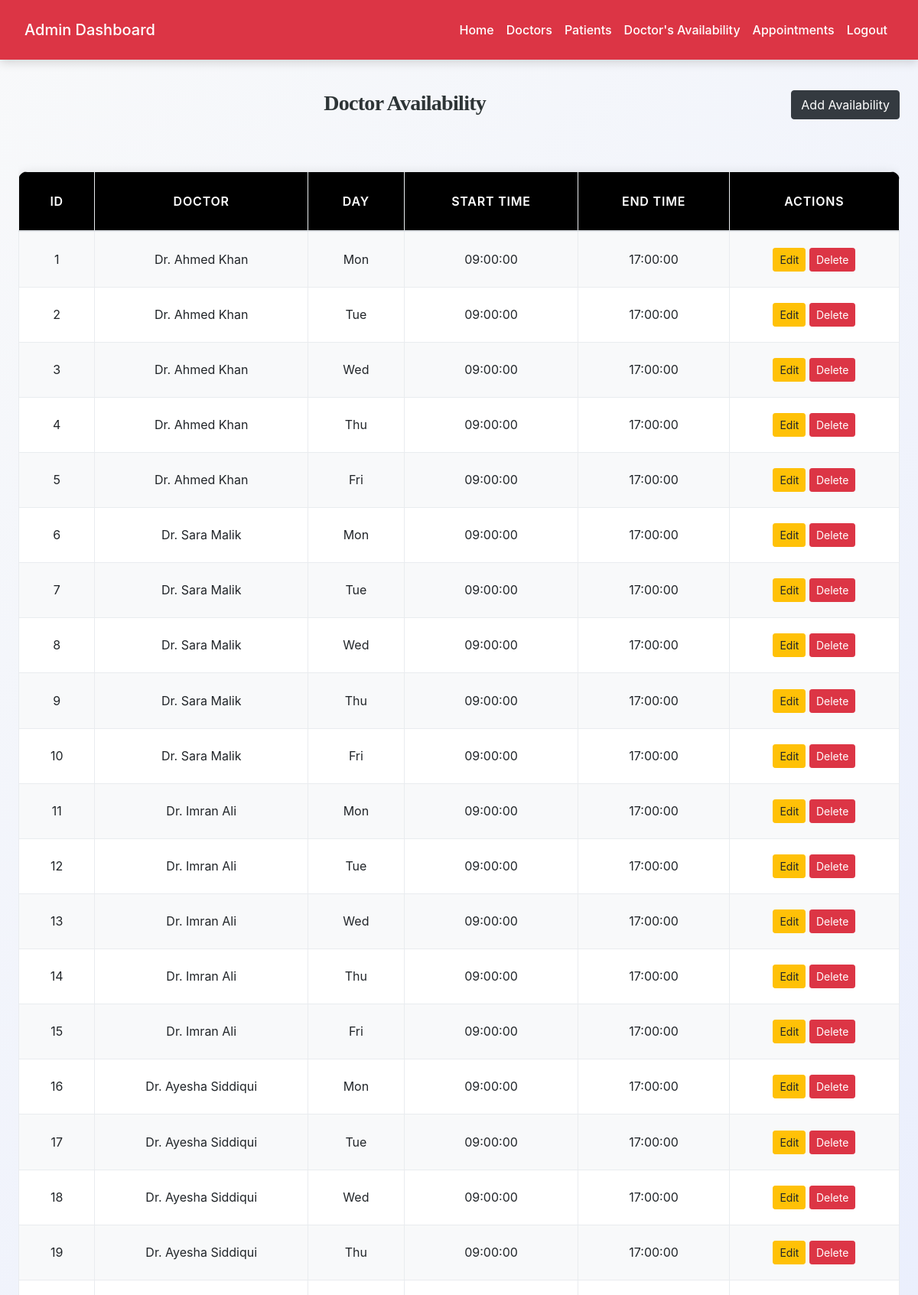
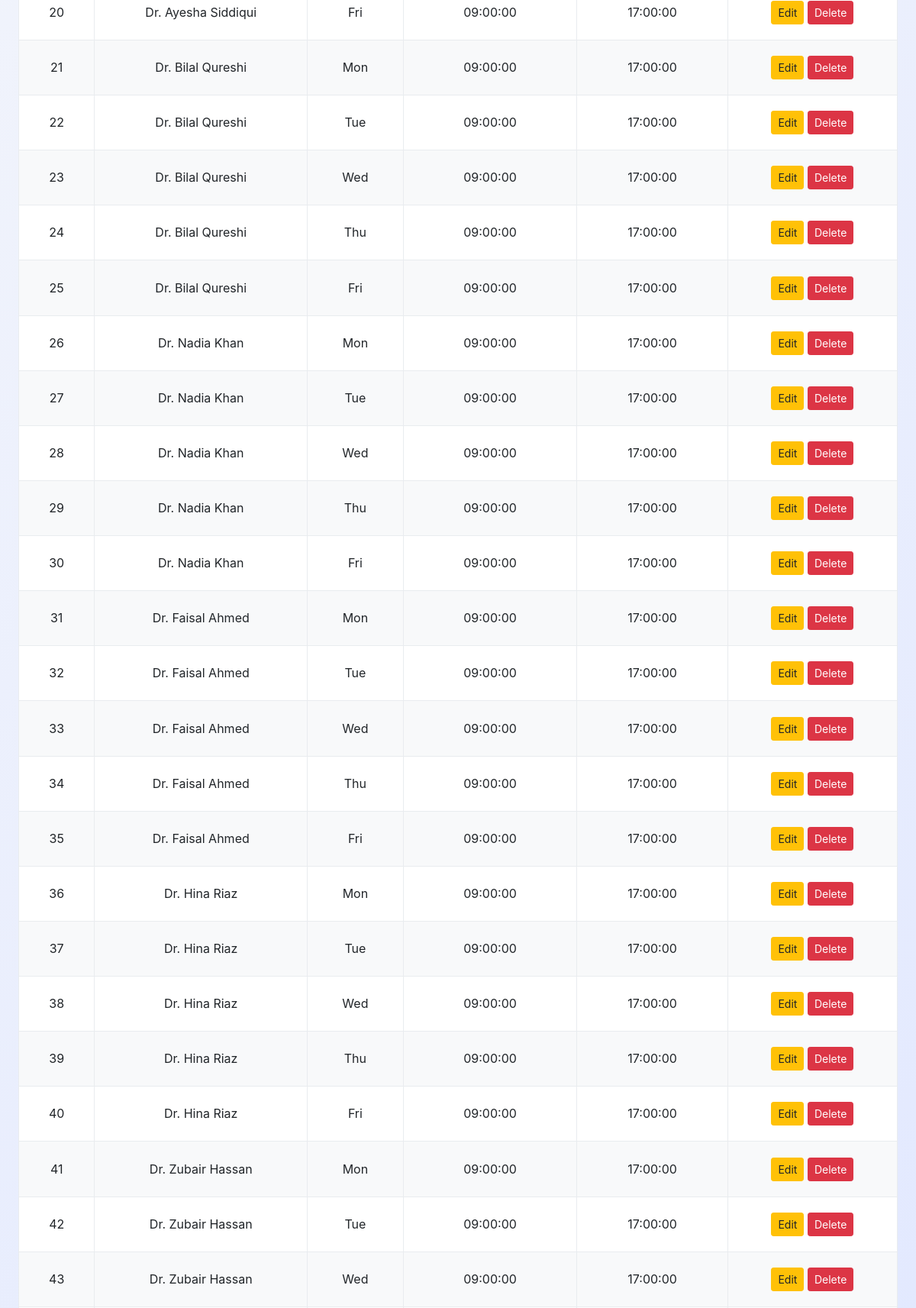
The page /admin/view_availability.php (signed in, upper part) on the database its author committed (2 pictures, top to bottom).
### tables this page shows
CREATE TABLE `doctor_availability` (
  `availability_id` int(11) NOT NULL,
  `doctor_id` int(11) NOT NULL,
  `day_of_week` enum('Mon','Tue','Wed','Thu','Fri','Sat','Sun') NOT NULL,
  `start_time` time NOT NULL,
  `end_time` time NOT NULL
);

CREATE TABLE `doctors` (
  `doctor_id` int(11) NOT NULL,
  `full_name` varchar(100) NOT NULL,
  `email` varchar(100) NOT NULL,
  `password` varchar(255) NOT NULL,
  `phone` varchar(20) DEFAULT NULL,
  `specialization` varchar(100) DEFAULT NULL,
  `qualification` varchar(100) DEFAULT NULL,
  `experience_years` int(11) DEFAULT NULL,
  `consultation_fee` decimal(10,2) DEFAULT NULL,
  `profile_image` varchar(255) DEFAULT NULL,
  `bio` text DEFAULT NULL,
  `status` enum('active','inactive','on_leave') DEFAULT 'active',
  `rating` decimal(2,1) DEFAULT 0.0,
  `location` varchar(255) DEFAULT NULL,
  `created_at` datetime DEFAULT current_timestamp(),
  `updated_at` datetime DEFAULT current_timestamp() ON UPDATE current_timestamp()
);

### admin/view_availability.php (the view, shortened to what this page needs)
<?php
include('config.php');
$query = "SELECT da.*, d.full_name FROM doctor_availability da
          JOIN doctors d ON da.doctor_id=d.doctor_id
          ORDER BY da.doctor_id, FIELD(day_of_week,'Mon','Tue','Wed','Thu','Fri','Sat','Sun')";
$res = $conn->query($query);
?>
<!DOCTYPE html>
<html>
<head>
    <link rel="stylesheet" href="https://stackpath.bootstrapcdn.com/bootstrap/4.5.2/css/bootstrap.min.css">
    <link rel="stylesheet" href="../css/style.css">
</head>
<body>
<?php include('admin_navbar.php'); ?>
<div class="container mt-4">
    <a href="add_availability.php" class="btn btn-dark float-right">Add Availability</a>
    <h3>Doctor Availability</h3>
    <div class="table-responsive">
        <table class="table table-bordered table-hover">
            <thead>
                <tr>
                    <th>ID</th>
                    <th>Doctor</th>
                    <th>Day</th>
                    <th>Start Time</th>
                    <th>End Time</th>
                    <th>Actions</th>
                </tr>
            </thead>
            <tbody>
            <?php if($res->num_rows > 0){
                while($row = $res->fetch_assoc()){
                    echo "<tr>
                        <td>{$row['availability_id']}</td>
                        <td>{$row['full_name']}</td>
                        <td>{$row['day_of_week']}</td>
                        <td>{$row['start_time']}</td>
                        <td>{$row['end_time']}</td>
                        <td>
                            <a href='edit_availability.php?id={$row['availability_id']}' class='btn btn-warning btn-sm'>Edit</a>
                            <a href='view_availability.php?delete_id={$row['availability_id']}' onclick=\"return confirm('Delete this availability?');\" class='btn btn-danger btn-sm'>Delete</a>
                        </td>
                    </tr>";
                }
            } else {
                echo "<tr><td colspan='6' class='text-center'>No availability found.</td></tr>";
            } ?>
            </tbody>
        </table>
    </div>
</div>
</body>
</html>

### css/style.css (style rules this page uses)
:root { --primary: #007bff; --secondary: #6c757d; --success: #28a745; --info: #17a2b8; --warning: #ffc107; --danger: #dc3545; --light: #f8f9fa; --dark: #2d3436; --accent: #ff6f61; --highlight: #6f42c1; --shadow: rgba(0, 0, 0, 0.15); --transition: all 0.3s ease-in-out; }
body { font-family: 'Inter', 'Segoe UI', Tahoma, Geneva, Verdana, sans-serif; background: linear-gradient(135deg, var(--light) 0%, #e0e7ff 100%); color: var(--dark); line-height: 1.8; margin: 0; padding: 0; min-height: 100vh; font-size: 16px; }
h1, h2, h3, h4 { text-align: center; margin: 2.5rem 0; font-family: 'Georgia', 'Times New Roman', serif; color: var(--dark); font-weight: 700; letter-spacing: -0.025em; }
h3 { font-size: 1.75rem; }
.container { max-width: 1200px; margin: 0 auto 3rem; padding: 0 1.5rem; }
.table { width: 100%; border-collapse: collapse; margin: 2rem 0; font-size: 1rem; background-color: #ffffff; border-radius: 12px; overflow: hidden; box-shadow: 0 4px 16px var(--shadow); transition: var(--transition); }
.table th, .table td { padding: 1.25rem; border: 1px solid #e9ecef; text-align: center; vertical-align: middle; }
.table thead th { background-color: rgb(0, 0, 0); color: white; font-weight: 600; text-transform: uppercase; letter-spacing: 0.05em; padding: 1.5rem; }
.table tbody tr { transition: var(--transition); }
.table tbody tr:nth-child(odd) { background-color: var(--light); }
a { color: var(--primary); text-decoration: none; font-weight: 500; transition: var(--transition); }

### rows shown on the page
doctor_availability: availability_id "1", doctor.full_name "Dr. Ahmed Khan", day_of_week "Mon", start_time "09:00:00", end_time "17:00:00"
doctor_availability: availability_id "2", doctor.full_name "Dr. Ahmed Khan", day_of_week "Tue", start_time "09:00:00", end_time "17:00:00"
doctor_availability: availability_id "3", doctor.full_name "Dr. Ahmed Khan", day_of_week "Wed", start_time "09:00:00", end_time "17:00:00"
doctor_availability: availability_id "4", doctor.full_name "Dr. Ahmed Khan", day_of_week "Thu", start_time "09:00:00", end_time "17:00:00"
doctor_availability: availability_id "5", doctor.full_name "Dr. Ahmed Khan", day_of_week "Fri", start_time "09:00:00", end_time "17:00:00"
doctor_availability: availability_id "6", doctor.full_name "Dr. Sara Malik", day_of_week "Mon", start_time "09:00:00", end_time "17:00:00"
doctor_availability: availability_id "7", doctor.full_name "Dr. Sara Malik", day_of_week "Tue", start_time "09:00:00", end_time "17:00:00"
doctor_availability: availability_id "8", doctor.full_name "Dr. Sara Malik", day_of_week "Wed", start_time "09:00:00", end_time "17:00:00"
doctor_availability: availability_id "9", doctor.full_name "Dr. Sara Malik", day_of_week "Thu", start_time "09:00:00", end_time "17:00:00"
doctor_availability: availability_id "10", doctor.full_name "Dr. Sara Malik", day_of_week "Fri", start_time "09:00:00", end_time "17:00:00"
doctor_availability: availability_id "11", doctor.full_name "Dr. Imran Ali", day_of_week "Mon", start_time "09:00:00", end_time "17:00:00"
doctor_availability: availability_id "12", doctor.full_name "Dr. Imran Ali", day_of_week "Tue", start_time "09:00:00", end_time "17:00:00"
doctor_availability: availability_id "13", doctor.full_name "Dr. Imran Ali", day_of_week "Wed", start_time "09:00:00", end_time "17:00:00"
doctor_availability: availability_id "14", doctor.full_name "Dr. Imran Ali", day_of_week "Thu", start_time "09:00:00", end_time "17:00:00"
doctor_availability: availability_id "15", doctor.full_name "Dr. Imran Ali", day_of_week "Fri", start_time "09:00:00", end_time "17:00:00"
doctor_availability: availability_id "16", doctor.full_name "Dr. Ayesha Siddiqui", day_of_week "Mon", start_time "09:00:00", end_time "17:00:00"
doctor_availability: availability_id "17", doctor.full_name "Dr. Ayesha Siddiqui", day_of_week "Tue", start_time "09:00:00", end_time "17:00:00"
doctor_availability: availability_id "18", doctor.full_name "Dr. Ayesha Siddiqui", day_of_week "Wed", start_time "09:00:00", end_time "17:00:00"
doctor_availability: availability_id "19", doctor.full_name "Dr. Ayesha Siddiqui", day_of_week "Thu", start_time "09:00:00", end_time "17:00:00"
doctor_availability: availability_id "20", doctor.full_name "Dr. Ayesha Siddiqui", day_of_week "Fri", start_time "09:00:00", end_time "17:00:00"
doctor_availability: availability_id "21", doctor.full_name "Dr. Bilal Qureshi", day_of_week "Mon", start_time "09:00:00", end_time "17:00:00"
doctor_availability: availability_id "22", doctor.full_name "Dr. Bilal Qureshi", day_of_week "Tue", start_time "09:00:00", end_time "17:00:00"
doctor_availability: availability_id "23", doctor.full_name "Dr. Bilal Qureshi", day_of_week "Wed", start_time "09:00:00", end_time "17:00:00"
doctor_availability: availability_id "24", doctor.full_name "Dr. Bilal Qureshi", day_of_week "Thu", start_time "09:00:00", end_time "17:00:00"
doctor_availability: availability_id "25", doctor.full_name "Dr. Bilal Qureshi", day_of_week "Fri", start_time "09:00:00", end_time "17:00:00"
doctor_availability: availability_id "26", doctor.full_name "Dr. Nadia Khan", day_of_week "Mon", start_time "09:00:00", end_time "17:00:00"
doctor_availability: availability_id "27", doctor.full_name "Dr. Nadia Khan", day_of_week "Tue", start_time "09:00:00", end_time "17:00:00"
doctor_availability: availability_id "28", doctor.full_name "Dr. Nadia Khan", day_of_week "Wed", start_time "09:00:00", end_time "17:00:00"
doctor_availability: availability_id "29", doctor.full_name "Dr. Nadia Khan", day_of_week "Thu", start_time "09:00:00", end_time "17:00:00"
doctor_availability: availability_id "30", doctor.full_name "Dr. Nadia Khan", day_of_week "Fri", start_time "09:00:00", end_time "17:00:00"
doctor_availability: availability_id "31", doctor.full_name "Dr. Faisal Ahmed", day_of_week "Mon", start_time "09:00:00", end_time "17:00:00"
doctor_availability: availability_id "32", doctor.full_name "Dr. Faisal Ahmed", day_of_week "Tue", start_time "09:00:00", end_time "17:00:00"
doctor_availability: availability_id "33", doctor.full_name "Dr. Faisal Ahmed", day_of_week "Wed", start_time "09:00:00", end_time "17:00:00"
doctor_availability: availability_id "34", doctor.full_name "Dr. Faisal Ahmed", day_of_week "Thu", start_time "09:00:00", end_time "17:00:00"
doctor_availability: availability_id "35", doctor.full_name "Dr. Faisal Ahmed", day_of_week "Fri", start_time "09:00:00", end_time "17:00:00"
doctor_availability: availability_id "36", doctor.full_name "Dr. Hina Riaz", day_of_week "Mon", start_time "09:00:00", end_time "17:00:00"
doctor_availability: availability_id "37", doctor.full_name "Dr. Hina Riaz", day_of_week "Tue", start_time "09:00:00", end_time "17:00:00"
doctor_availability: availability_id "38", doctor.full_name "Dr. Hina Riaz", day_of_week "Wed", start_time "09:00:00", end_time "17:00:00"
doctor_availability: availability_id "39", doctor.full_name "Dr. Hina Riaz", day_of_week "Thu", start_time "09:00:00", end_time "17:00:00"
doctor_availability: availability_id "40", doctor.full_name "Dr. Hina Riaz", day_of_week "Fri", start_time "09:00:00", end_time "17:00:00"
doctor_availability: availability_id "41", doctor.full_name "Dr. Zubair Hassan", day_of_week "Mon", start_time "09:00:00", end_time "17:00:00"
doctor_availability: availability_id "42", doctor.full_name "Dr. Zubair Hassan", day_of_week "Tue", start_time "09:00:00", end_time "17:00:00"
doctor_availability: availability_id "43", doctor.full_name "Dr. Zubair Hassan", day_of_week "Wed", start_time "09:00:00", end_time "17:00:00"
